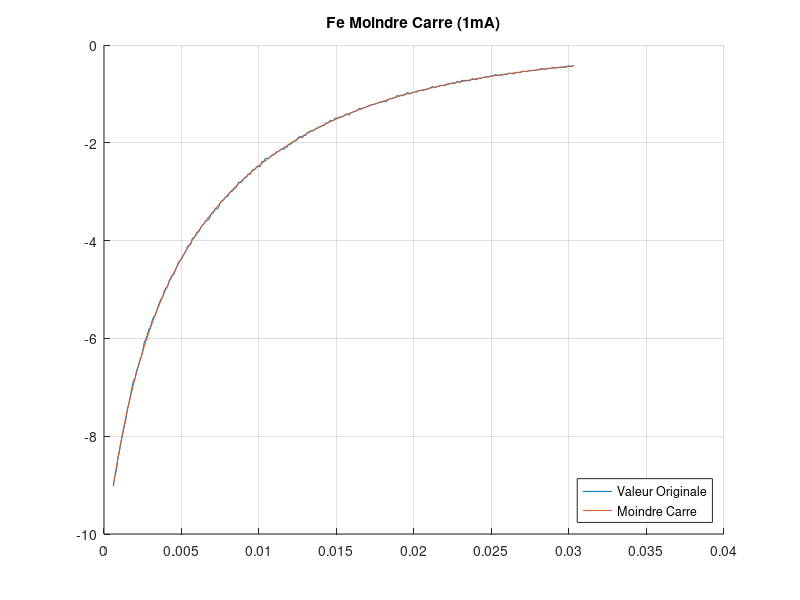
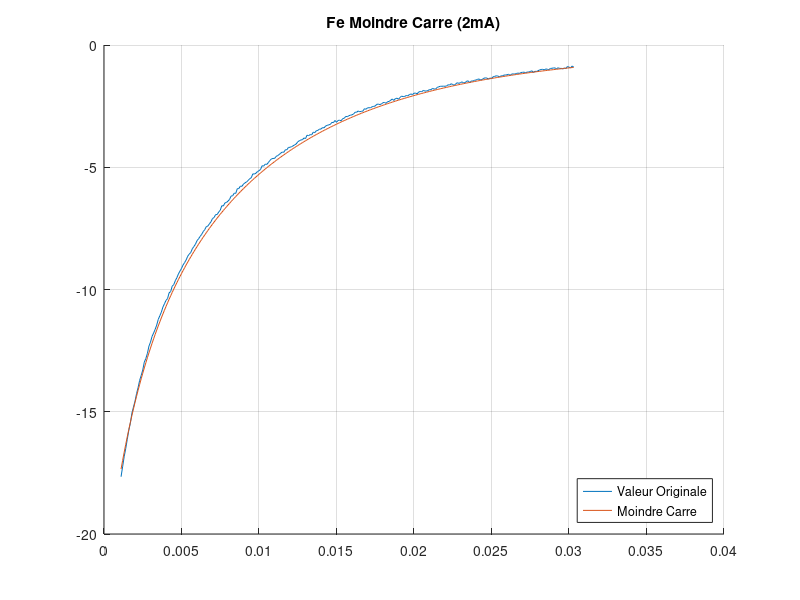
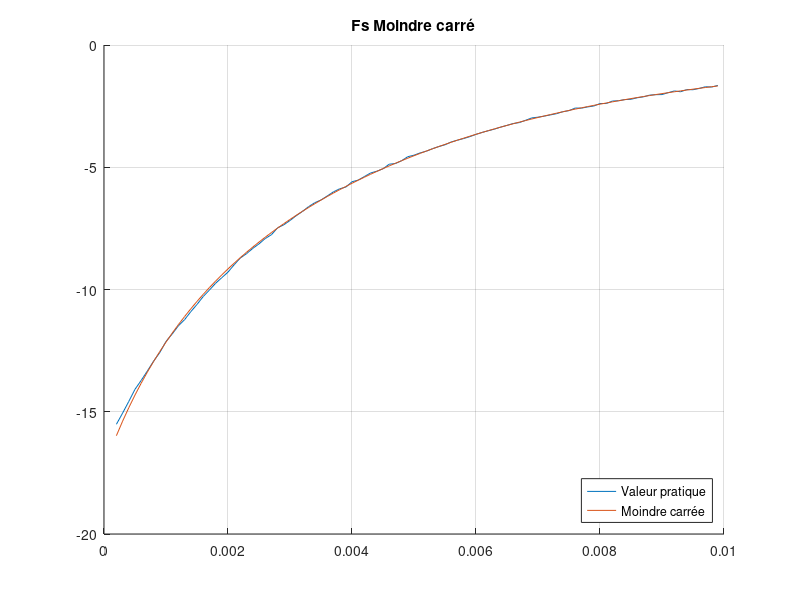

MATLAB code for these plots, in order:
close all
clear
clc
load('Fe_attraction.mat');
load('Fs.mat');


%%  Identification de Fe avec la méthode des moindres carrées pour 1mA

be1 = 13.029359254409743;
Xnum_Fe_m1A = -(1+be1*abs(-1))
Xnum_Fe_2mA = -(4+be1*abs(-2))

% Méthode des moindres carrées
X_Fe = [ones(size(z_m1A)) z_m1A z_m1A.^2 z_m1A.^3]./Xnum_Fe_m1A;
Y_Fe = 1./Fe_m1A;
R_Fe = X_Fe'*X_Fe;
P_Fe = X_Fe'*Y_Fe;
A_Fe = inv(R_Fe)*P_Fe;

% Création de la fonction Fe
Fe_mc_1mA = Xnum_Fe_m1A./(A_Fe(1) + A_Fe(2).*z_m1A + A_Fe(3).*z_m1A.^2 + A_Fe(4).*z_m1A.^3);

%%  Identification de Fe avec la méthode des moindres carrées pour 2mA
Fe_mc_2mA = Xnum_Fe_2mA./(A_Fe(1) + A_Fe(2).*z_m2A + A_Fe(3).*z_m2A.^2 + A_Fe(4).*z_m2A.^3);

%% Calcul des erreurs RMS et corrélation E
%Fe 1mA
E_RMS_Fe_1mA = sum((Fe_mc_1mA - Fe_m1A).^2)
N = size(Fe_mc_1mA);
N = N(1);
RMS_fe_1mA = ((1/N)*E_RMS_Fe_1mA).^0.5
Y_R2 = (1/N)*sum(Fe_m1A);
R_2_fe_1mA = sum((Fe_mc_1mA - Y_R2).^2)/sum((Fe_m1A-Y_R2).^2)

%Fe 2mA
E_RMS_Fe_2mA = sum((Fe_mc_2mA - Fe_m2A).^2)
N = size(Fe_mc_2mA);
N = N(1);
RMS_fe_2mA = ((1/N)*E_RMS_Fe_2mA).^0.5
Y_R2 = (1/N)*sum(Fe_m2A);
R_2_fe_2mA = sum((Fe_mc_2mA - Y_R2).^2)/sum((Fe_m2A-Y_R2).^2)

% %%
% Y = (Fs.^(-1));
% z = z_pos
% X = [ones(size(z)) z z.^2 z.^3].*-1;
% R = X'*X;
% P = X'*Y;
% A = inv(R)*P;
% 
% 
% Y_mc = -1.*(A(1) + A(2).*z + A(3).*z.^2 + A(4).*z.^3)
% 
% %Affichage de la fonction obtenue versus Y
% figure() ;
% hold on
% plot(z, Y)
% plot(z, Y_mc)
% 
% %Calcul des erreurs point à point et suppression des conditions
% Fs_corrected = Fs;
% z_corrected = z;
% E_p = ((Y_mc-Y).^2).^0.5;


%Refaire la méthode des moindre carrée en enlevant les erreurs
% clear all
% load('Fe_attraction.mat');
% load('Fs.mat');

%% Fs
Value_to_remove = 206;

Y_Fs = (Fs(1:end-Value_to_remove).^(-1));
z_Fs = z_pos(1:end-Value_to_remove);
X_Fs = [ones(size(z_Fs)) z_Fs z_Fs.^2 z_Fs.^3].*-1;

R_Fs = X_Fs'*X_Fs;
P_Fs = X_Fs'*Y_Fs;
A_Fs = inv(R_Fs)*P_Fs;
A_cor_Fs = A_Fs;

Fs_mc = -1./(A_cor_Fs(1) + A_cor_Fs(2).*z_Fs + A_cor_Fs(3).*z_Fs.^2 + A_cor_Fs(4).*z_Fs.^3);


%% Affichage sur graphique
% Affichage Fe MC 1mA
figure('Name','Fe Moindre Carre (1mA)');
hold on
title('Fe Moindre Carre (1mA)')
plot(z_m1A, Fe_m1A)
plot(z_m1A, Fe_mc_1mA)
legend('Valeur Originale','Moindre Carre','Location','SouthEast')
grid on
hold off

% Affichage Fe MC 2mA
figure('Name','Fe Moindre Carre (2mA)');
hold on
plot(z_m2A, Fe_m2A)
plot(z_m2A, Fe_mc_2mA)
legend('Valeur Originale','Moindre Carre','Location','SouthEast')
title('Fe Moindre Carre (2mA)')
grid on
hold off

% Affichage Fs MC
figure('Name','Fs Moindre carré') ;
hold on
plot(z_Fs, Fs(1:end-Value_to_remove))
plot(z_Fs, Fs_mc)
title('Fs Moindre carré')
legend('Valeur pratique', 'Moindre carrée','Location','SouthEast')
grid on
hold off
 
